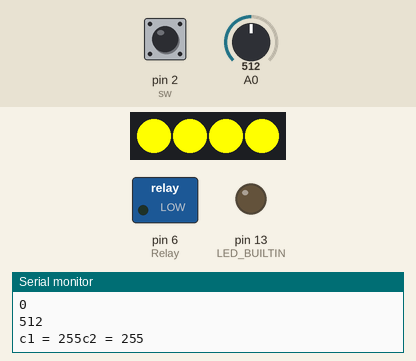
Bench run of a sketch on a simulated Arduino Uno, built with avr-gcc and run on an emulated ATmega328P. On the bench: 4 RGB LEDs in strip order, left to right, switched loads named in the sketch (green lamp = pin HIGH), output pins drawn as LEDs (lit = HIGH), the last lines printed to the serial monitor. The inputs (shaded band) are chosen by the test bench; at power-on: A0 = 512, pin 2 (sw) HIGH.

Above: at 1.2 s.
1.3 s: A0 set to 523
2.8 s: A0 set to 539
At 3.9 s:
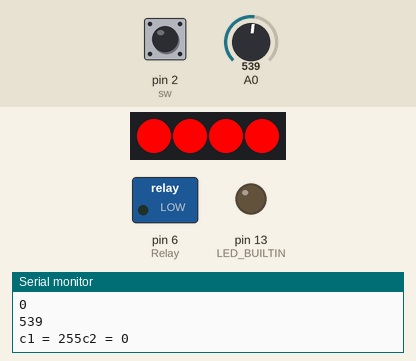
4.4 s: A0 set to 630
5.9 s: A0 set to 647
At 7.4 s:
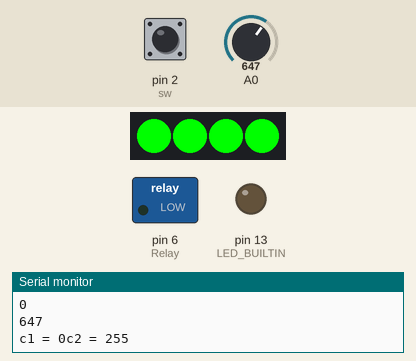
7.7 s: A0 set to 520
At 7.89 s:
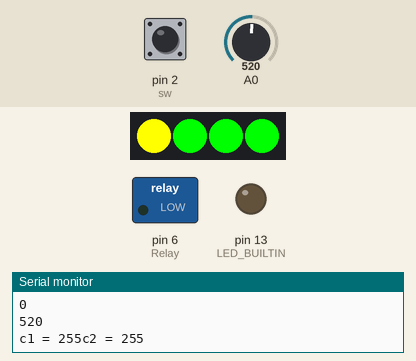
9.5 s: pin 2 (sw) pulled LOW for 1 s
At 11.2 s:
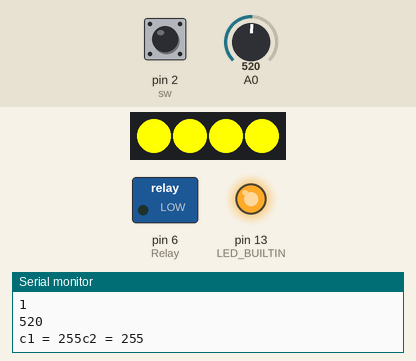
Timing chart, 0 to 12.7 s (numbered marks = the images above; inputs shaded):
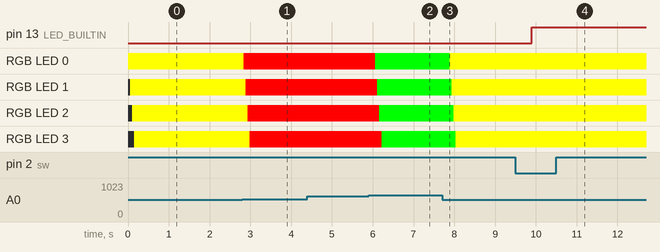

Measured:
- the behaviour switches between 529 and 530 on A0 (found by bisection; images 0 and 1)
- the behaviour switches between 639 and 640 on A0 (found by bisection; images 1 and 2)
- after the input at 2.8 s, RGB LED 0: RGB(255, 255, 0) → RGB(255, 0, 0) at once; RGB LED 1: RGB(255, 255, 0) → RGB(255, 0, 0) after 0.08 s; RGB LED 2: RGB(255, 255, 0) → RGB(255, 0, 0) after 0.13 s; RGB LED 3: RGB(255, 255, 0) → RGB(255, 0, 0) after 0.18 s
- after the input at 5.9 s, RGB LED 0: RGB(255, 0, 0) → RGB(0, 255, 0) after 0.16 s; RGB LED 1: RGB(255, 0, 0) → RGB(0, 255, 0) after 0.21 s; RGB LED 2: RGB(255, 0, 0) → RGB(0, 255, 0) after 0.27 s; RGB LED 3: RGB(255, 0, 0) → RGB(0, 255, 0) after 0.32 s
- after the input at 7.7 s, RGB LED 0: RGB(0, 255, 0) → RGB(255, 255, 0) after 0.18 s; RGB LED 1: RGB(0, 255, 0) → RGB(255, 255, 0) after 0.23 s; RGB LED 2: RGB(0, 255, 0) → RGB(255, 255, 0) after 0.28 s; RGB LED 3: RGB(0, 255, 0) → RGB(255, 255, 0) after 0.33 s
- after the input at 9.5 s, pin 13 (LED_BUILTIN): LOW → HIGH after 0.40 s

The sketch:

CHARGE.ino
```cpp
//By Emag
#include <Adafruit_NeoPixel.h>
#include <Bounce2.h>
#define PIN 8
#define Relay 6
#define NUMPIXELS 4
#define sw 2
Adafruit_NeoPixel pixels = Adafruit_NeoPixel(NUMPIXELS, PIN, NEO_GRB + NEO_KHZ800);
Bounce debouncer = Bounce();
int c1 = 0 , c2 = 0; //color
boolean on = false;
int delayval = 50;
int low = 505;//2.4v
int high = 680;//3.2v
void setup() {
  Serial.begin(115200);
  pixels.begin();
  pinMode(Relay, OUTPUT);
  pinMode(LED_BUILTIN, OUTPUT);
  debouncer.attach(sw, INPUT_PULLUP);
  debouncer.interval(25); // กำหนดเวลาการเปลี่ยนสถานะให้กับ debouncer object ที่ 25 มิลลิวินาที
}
void loop() {
  debouncer.update();
  if ( debouncer.fell() ) {
    on = !on;
  }
  digitalWrite(LED_BUILTIN, on);
  int val = analogRead(A0);
  Serial.println(on);
  Serial.println(val);
  if (val > high) {
    if (on == 1) {
      digitalWrite(Relay, HIGH);
    }
  } else if (val < low) {
    digitalWrite(Relay, LOW);
  }
  if (val < 530) {
    c1 = 255;
    c2 = 255;
  } else if (val < 640) {
    c1 = 255;
    c2 = 0;
  } else {
    c1 = 0;
    c2 = 255;
  }
  Serial.print("c1 = ");
  Serial.print(c1);
  Serial.print("c2 = ");
  Serial.println(c2);
  for (int i = 0; i < NUMPIXELS; i++) {
    pixels.setPixelColor(i, pixels.Color(c1, c2, 0));
    pixels.show();
    delay(delayval);
  }
}
```
